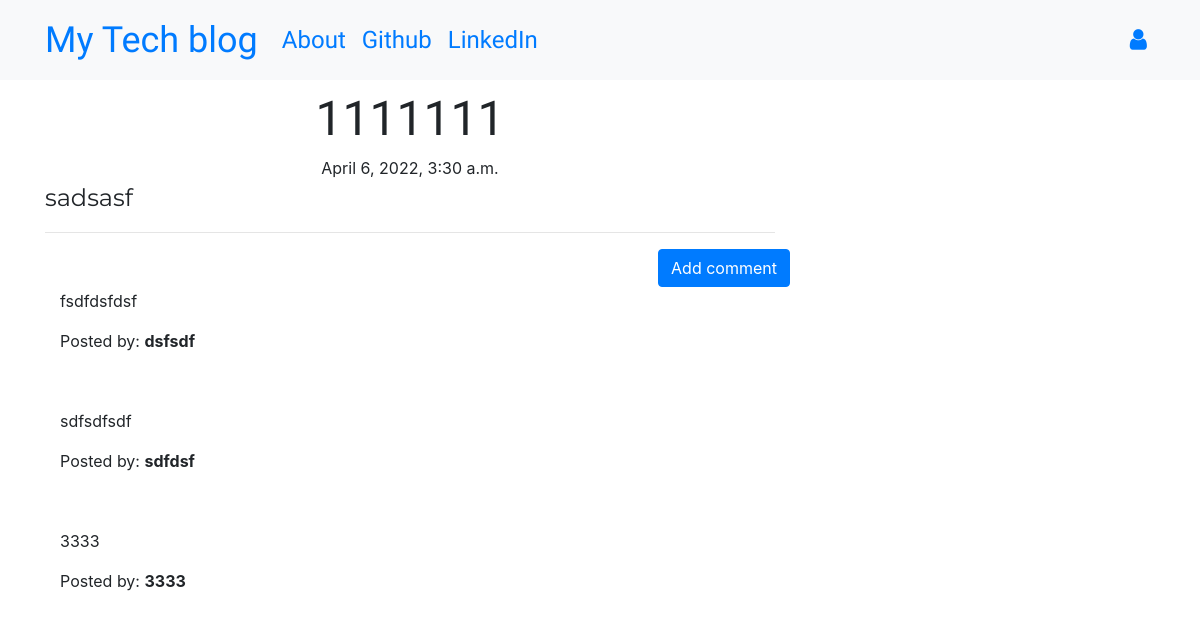
/post/1, run on the app's committed database.
### blog/models.py (models this page shows, shortened)
class Post(models.Model):
    author = models.ForeignKey('auth.User', on_delete=models.CASCADE)
    title = models.CharField(max_length=200)
    text = models.TextField()
    create_date = models.DateTimeField(default=timezone.now())
    published_date = models.DateTimeField(blank=True, null=True)

class Comment(models.Model):
    post = models.ForeignKey(Post, related_name='comments', on_delete=models.CASCADE)
    author = models.CharField(max_length=200)
    text = models.TextField()
    create_date = models.DateTimeField(default=timezone.now())
    approved_comment = models.BooleanField(default=False)

### blog/views.py (the view)
# urls.py: path('post/<int:pk>', views.PostDetailView.as_view(), name='post_detail'),
class PostDetailView(DetailView):
    model = Post

### blog/templates/blog/post_detail.html (shortened to what this page needs)
{% extends 'blog/base.html' %}
{% block content %}
        <h1 class='posttitle loader'>{{ post.title }}</h1>
        {% if post.published_date %}
            <div class="date postdate">
                {{ post.published_date }}
            </div>
        {% else %}
            <a class="btn btn-default" href="{% url 'post_publish' pk=post.pk %}">Publish</a>
        {% endif %}
      <p class='postcontent' >{{ post.text|safe|linebreaksbr }}</p>
  <hr>
  <a class="btn btn-primary btn-comment" href="{% url 'add_comment_to_post' pk=post.pk %}">Add comment</a>
  <div class="container">
  {% for comment in post.comments.all %}
  <br>
      {% if user.is_authenticated or comment.approved_comment %}
          <p>{{ comment.text|safe|linebreaks }}</p>
          <p>Posted by: <strong>{{ comment.author }}</strong></p>
      {% endif %}
  {% empty %}
      <p>No comments posted.</p>
  {% endfor %}
</div>
{% endblock %}

### blog/static/css/blog.css (style rules this page uses)
.postdate { text-align: center; }
.posttitle { font-family: 'Russo One', sans-serif; font-size: 3em; text-align: center; }
.postcontent { font-family: 'Montserrat'; font-size: 1.5em; }
.btn-comment { position: absolute; right: 0px; }
.loader { filter:hue-rotate(0deg); color: linear-gradient(45deg,#0f8,#08f); animation:hue 5000ms infinite linear; }

### data on the page
Post: title "1111111", published_date "April 6, 2022, 3:30 a.m.", text "sadsasf"
Comment: text "fsdfdsfdsf", author "dsfsdf"
Comment: text "sdfsdfsdf", author "sdfdsf"
Comment: text "3333", author "3333"
